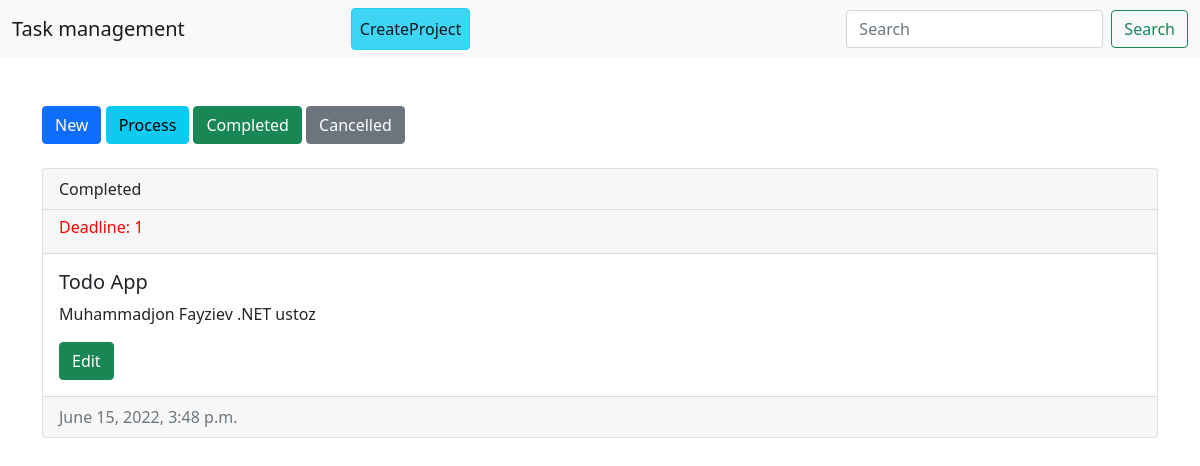
Screenshot of /?a=2 (signed in) with the database file from the repository.
### todoapp/models.py (models this page shows, shortened)
class Todo(models.Model):
    author = models.ForeignKey(User, on_delete=models.CASCADE)
    title = models.CharField(max_length=221)
    content = models.TextField()
    status = models.IntegerField(choices=STATUS)
    deadline = models.CharField(max_length=212)
    created_at = models.DateTimeField(auto_now_add=True)

### todoapp/views.py (the view)
# urls.py: path('', index, name='index'),
@login_required
def index(request):
    user = request.user
    todos = Todo.objects.filter(author=user).order_by('-id')
    obj = request.GET.get('a')
    if obj:
        todos = todos.filter(status__exact=obj)
    search = request.GET.get('i')
    if search:
        todos = todos.filter(title__icontains=search)
    ctx = {
        'todos': todos
    }
    return render(request, 'index.html', ctx)

### templates/index.html
{% extends 'base.html' %}
{% block content %}
        <div class="status-list">
            <a href="/?a=0" type="button" class="btn btn-primary">New</a>
            <a href="/?a=1" class="btn btn-info">Process</a>
            <a href="/?a=2" class="btn btn-success">Completed</a>
            <a href="/?a=3" class="btn btn-secondary">Cancelled</a>
        </div>
        <div class="todo-card mt-4">
            {% for todo in todos %}
            <div class="card mt-4">
                <div class="card-header">
                  {{ todo.get_status_display }}
                </div>
                <div class="card-header">
                  <h6 style="color: red">Deadline: {{ todo.deadline }}</h6>
                </div>
                <div class="card-body">
                    <h5 class="card-title">{{ todo.title }}</h5>
                    <p class="card-text">{{ todo.content }}</p>
                    <a href="/edit/{{ todo.id }}/" class="btn btn-success">Edit</a>
                </div>
                <div class="card-footer text-muted">
                    {{ todo.created_at }}
                </div>
            </div>
            {% endfor %}
        </div>
{% endblock %}

### rows the page displays
Todo: status "Completed", deadline "1", title "Todo App", content "Muhammadjon Fayziev .NET ustoz", created_at "June 15, 2022, 3:48 p.m."
